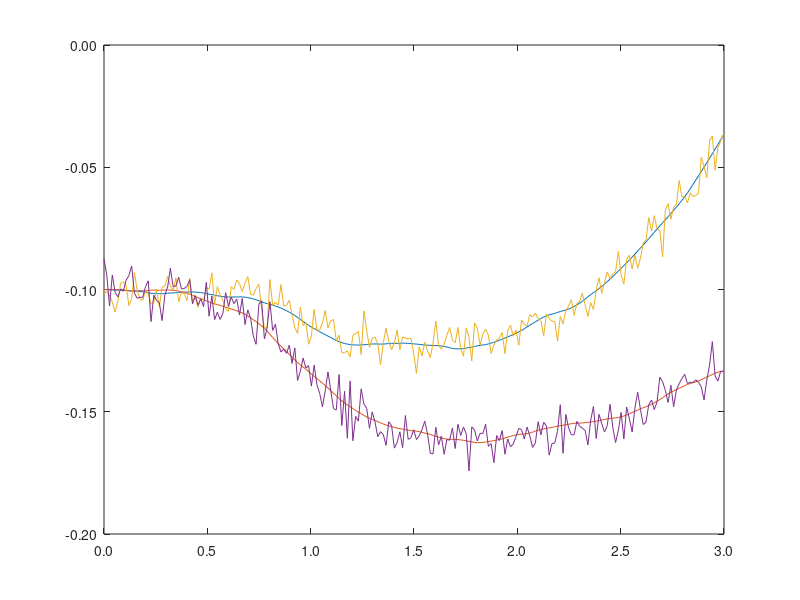

The MATLAB source for this figure:
T = 0.01338; g = 9.8;
F = [1, 0, T, 0; 0, 1, 0, T; 0, 0, 1, 0; 0, 0, 0, 1];
G = [0.5*g*T^2, 0; 0, -0.5*g*T^2; g*T, 0; 0, -1*g*T];
H = [1 0 0 0; 0 1 0 0];
t = (0:T:3)'; w_sd = 0.05;  v_sd = 0.005;
Q = G*((w_sd^2)*eye(2))*G';
R = (v_sd^2)*eye(2);
w = w_sd*randn(length(t), 2);
v = v_sd*randn(length(t), 2);
sys = ss(F, G, H, 0, -1);
y = lsim(sys, w);
yv = y + v;
plot(t, y(:,1), t, y(:,2), t, yv(:, 1), t, yv(:,2));
%sprintf('''%.1f'', ',get(gca,'xtick'))
%sprintf('''%.2f'', ',get(gca,'ytick'))
set(gca,'xticklabel', {'0.0', '0.5', '1.0', '1.5', '2.0', '2.5', '3.0'});
set(gca,'yticklabel', {'-0.20', '-0.15', '-0.10', '-0.05', '0.00', '0.05', '0.10'})
